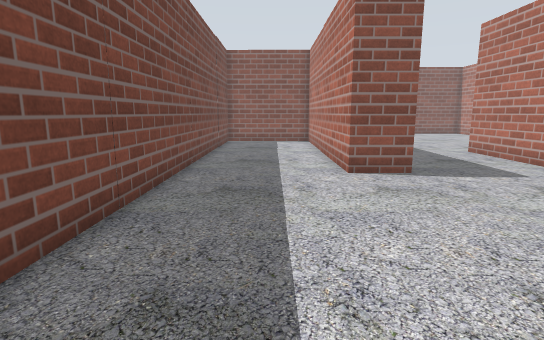
[1] (above)

16 first-person views from a walk through a robot-simulator world made for Gazebo. The camera is 0.94 m above the floor, tilts 10° down and sees 80° across. The floor is counted in squares, 0.5 m on a side. Each view is taken from the middle of a square. On the plan, view 1 faces up. The plan holds only what a view shows up to about 17 squares ahead; the rest is blank. The place goes on beyond the plan. Some stock models are drawn as simple stand-ins. Some surface patterns are stand-ins.

[2]
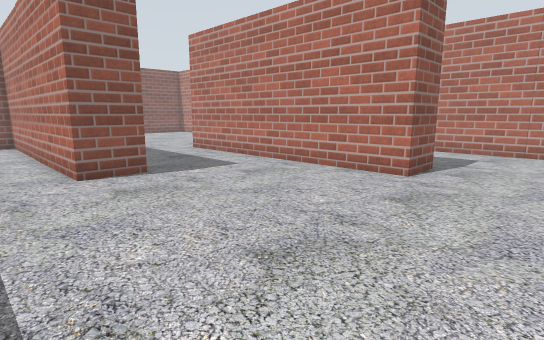

[3]
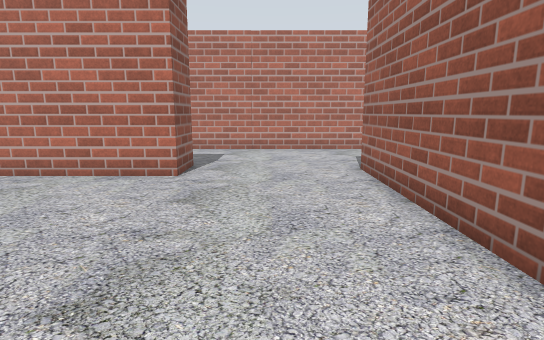

[4]
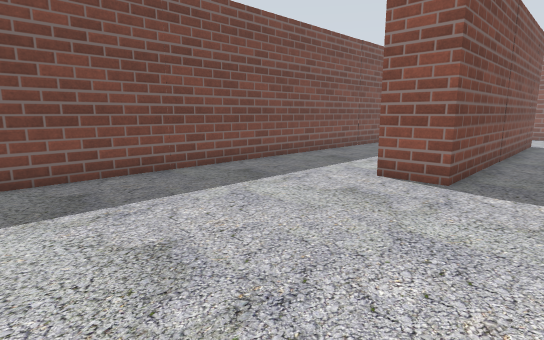

[5]
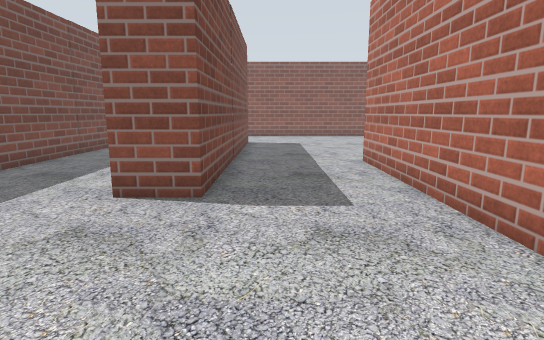

[6]
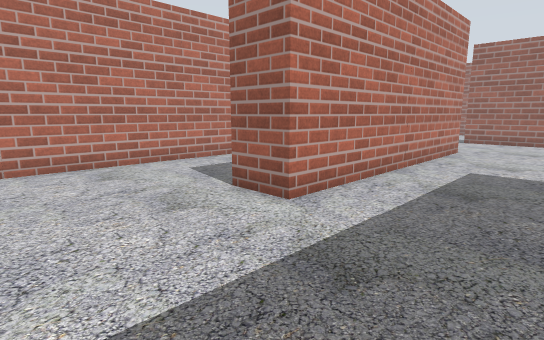

[7]
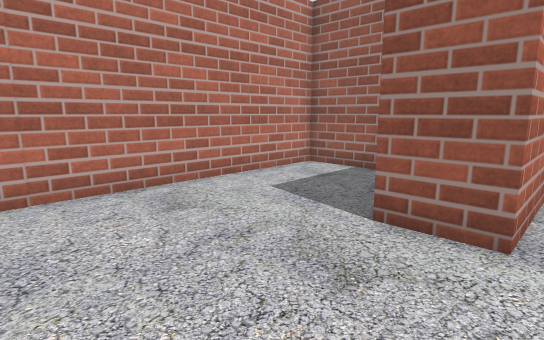

[8]
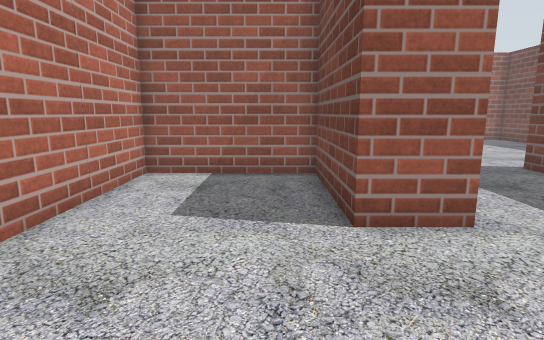

[9]
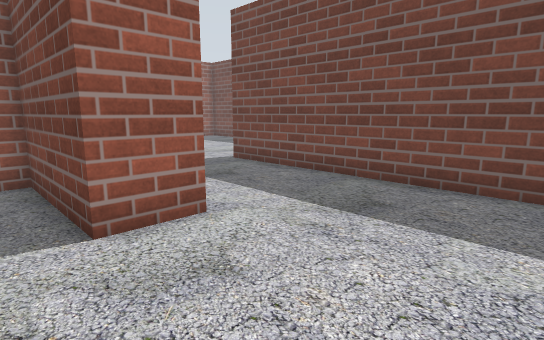

[10]
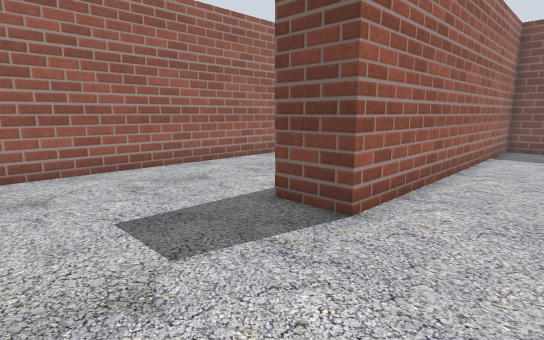

[11]
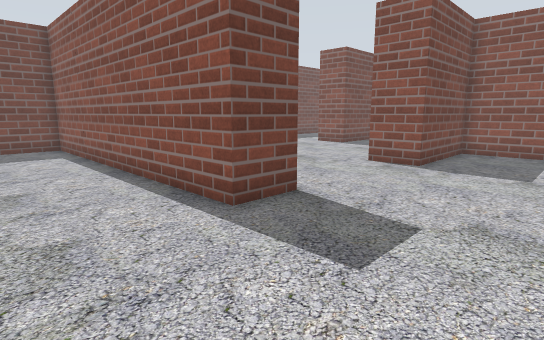

[12]
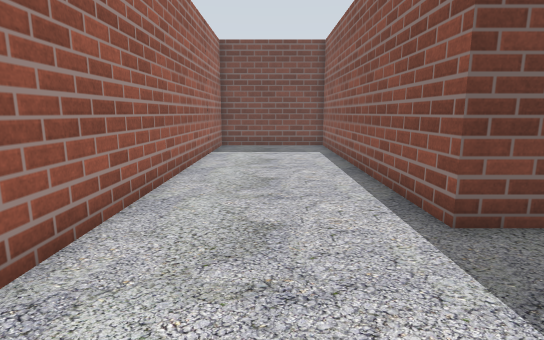

[13]
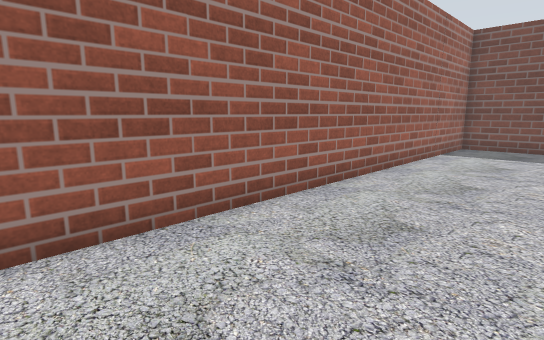

[14]
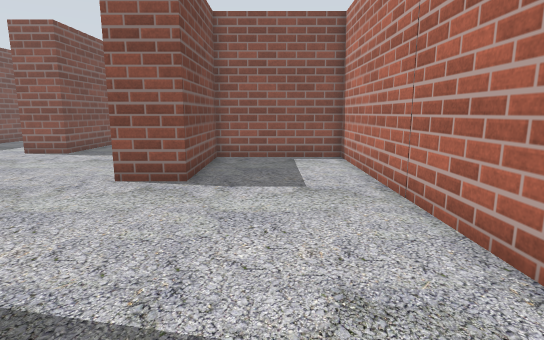

[15]
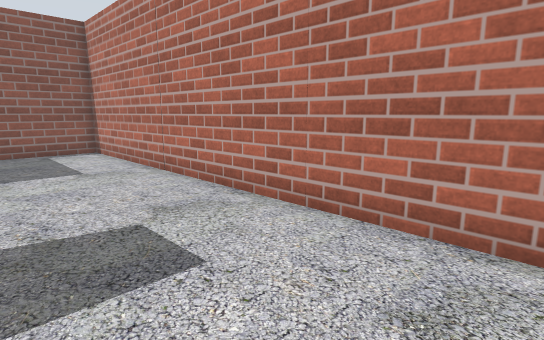

[16]
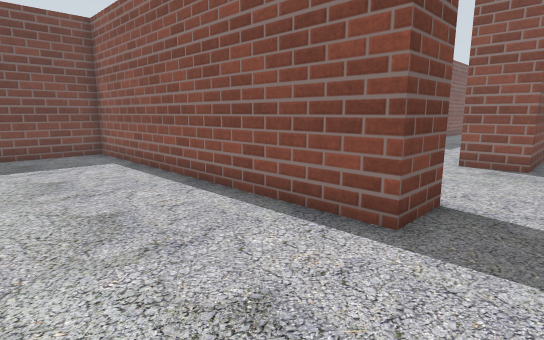

### Floor plan
Key: @ floor where view 1 was taken; . floor; B brick block.
Columns run from 3 left of view 1 to 17 right of it. Each row starts with its distance up from view 1.
 21 B    B B............
 20 B    B B............B
 19 B.   B B............B
 18 B.   B B............B
 17 B....B B............B
 16 B....B B.....BBB....B
 15 B....B B.....B B....B
 14 B....B B.....B B....B
 13 B....B B.....B B....B
 12 B....B B.....B B....B
 11 B....B B.....B BBBBBB
 10 B....BBB.....B
  9 B............B BBBBBB
  8 B............B B....B
  7 B............B B....B
  6 B............B B....B
  5 B............B B....B
  4 B............BBB....B
  3 B...................B
  2 B...................B
  1    .................B
  0    @................B
 -1 B...................B
 -2 BBBBBBBBBBBBBBB.....B
 -3               B.....B
 -4 BBBBBBBBBBBBBBB.....B
 -5  ...................B
 -6 B...................B
 -7 B...................B
 -8 B...................B
 -9 B...................
-10 BBBBBBBBBBBBBBBBBBBB

Positions as (right, up) in squares from view 1, and headings:
1: (0, 0), facing up
2: (0, 0), facing up-right
3: (0, 1), facing right
4: (7, 1), facing up-left
5: (6, 3), facing up
6: (5, 21), facing down-right
7: (9, 21), facing down-right
8: (13, 21), facing down
9: (13, 21), facing down-left
10: (16, 1), facing down-left
11: (16, -8), facing up-left
12: (16, -7), facing left
13: (16, -5), facing down-left
14: (14, -5), facing up
15: (12, -8), facing up-right
16: (13, -9), facing up-left
